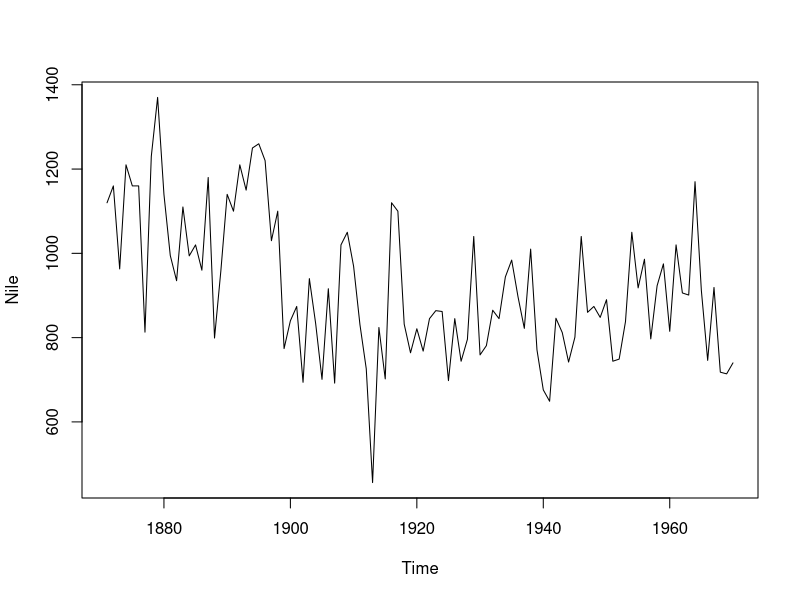
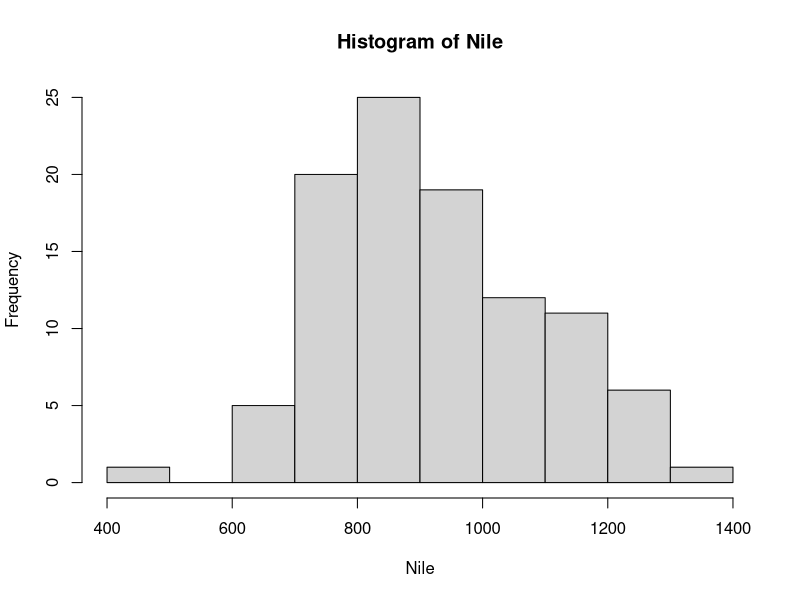
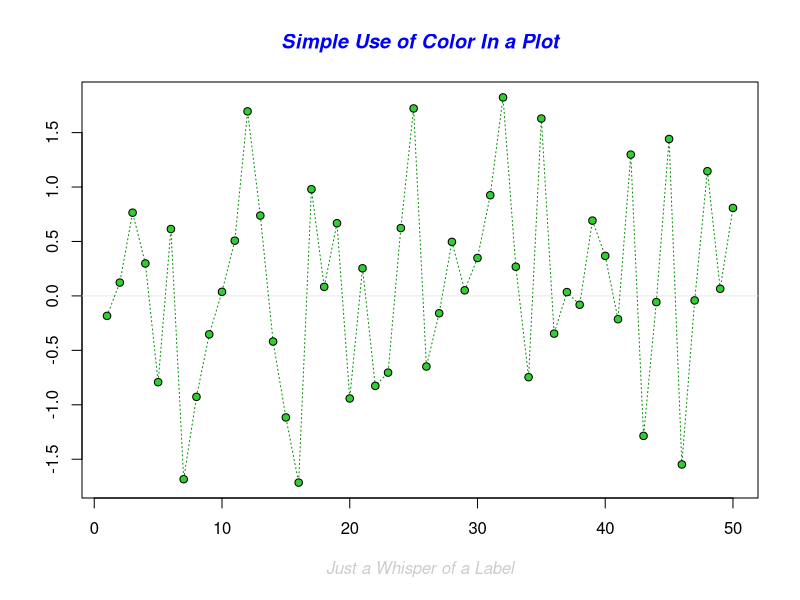
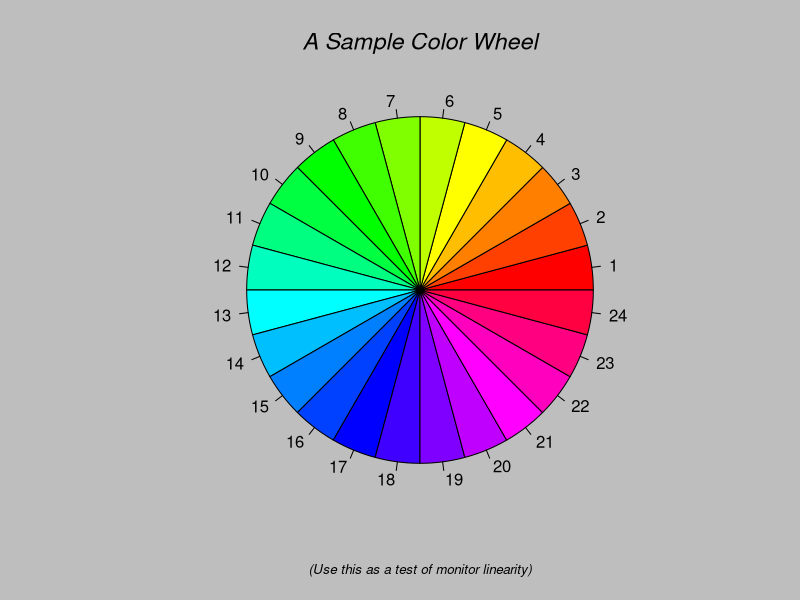
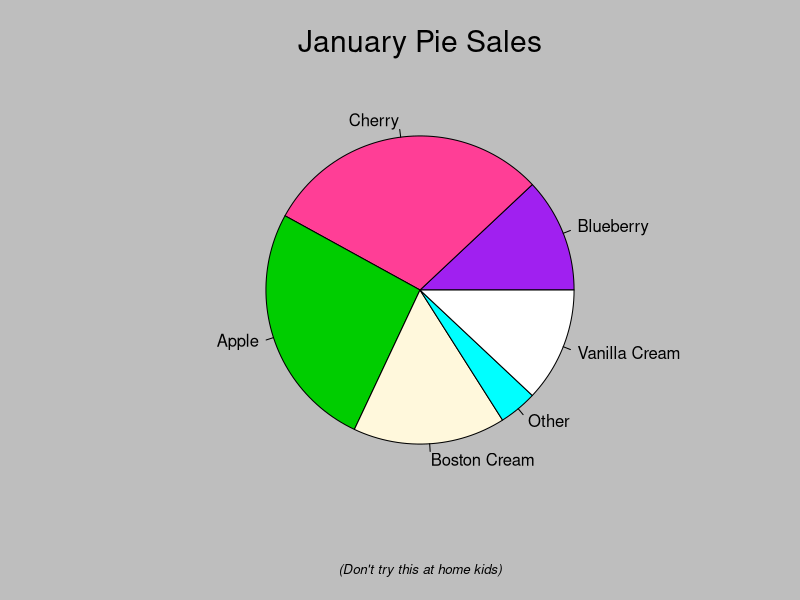
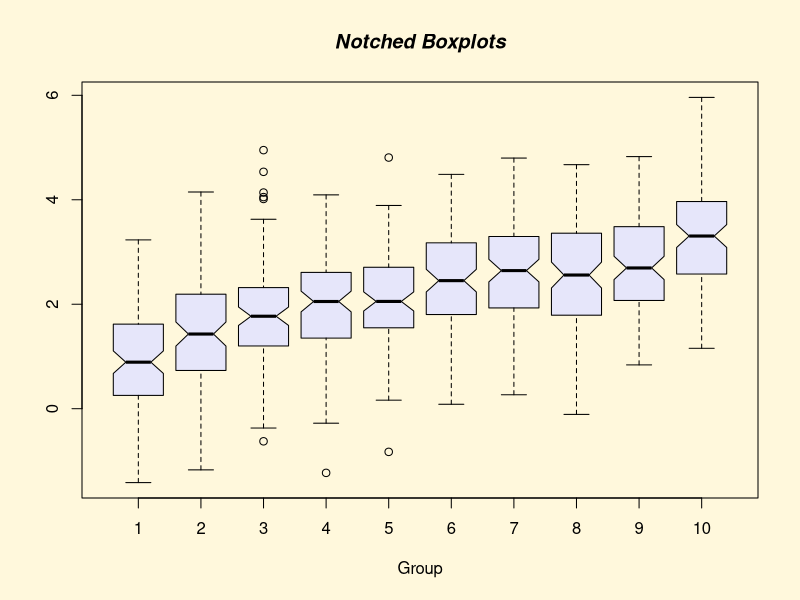
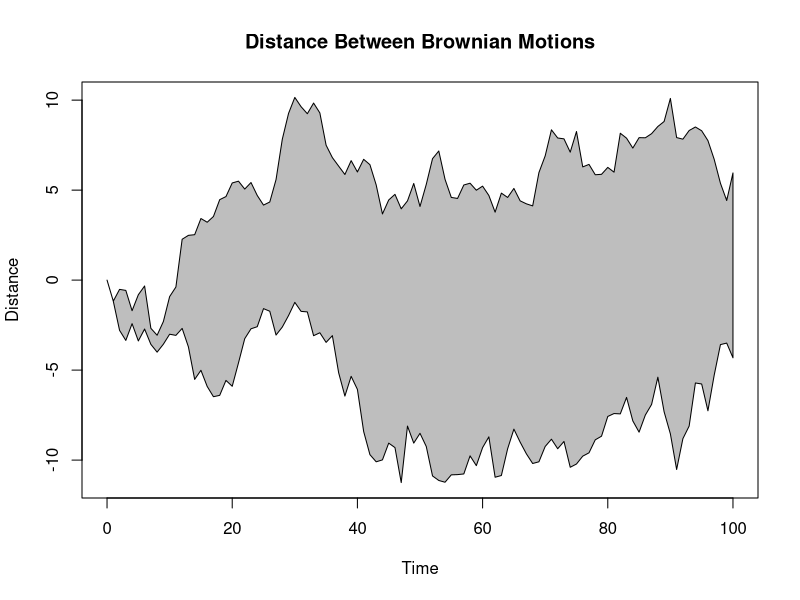
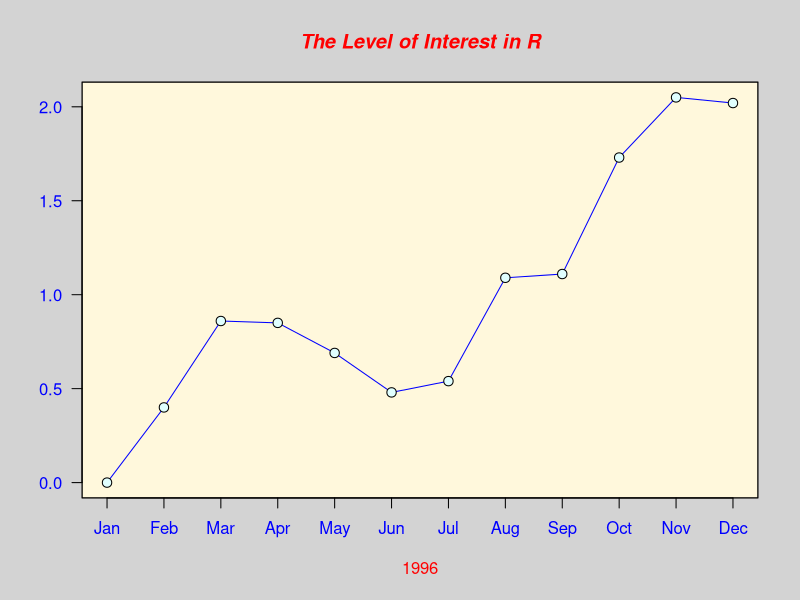

Generate these figures, in order, with R:
## Code for lecture 1

# Some simple commands - add 2 and 2
2 + 2

# Create 7 random numbers between 0 and 1
runif(7)

# Use of concatenate
x <- c(1, 2, 4)

# Display the content of x
x

# Show that both <- and = are valid to assign a value to a name
z <- 2 + 2
z = 2 + 2

# Access parts of x with square brackets
x[3]
x[2:3]

# Find the sum of x and store it
sum(x)

y <- sum(x)
y

# Add multiple functions together
z <- log(sum(x))
z

# Look at some data sets
data()

Nile
help(Nile)
mean(Nile)
plot(Nile)
hist(Nile)

# Get help
help(sum)
help(mean)
help.search('standard deviation')
?mean
??"standard deviation"

# More useful help-like functions
example(mean)
demo(graphics)

demo()

# Oddcount function
oddcount <- function(x) {
  # Set k to be 0
  k <- 0 
  for(n in x) {
    # %% finds remainder on division
    if(n %% 2 == 1) k <- k + 1 
    }
  return(k)
  }

oddcount(c(1,3,5))
oddcount(c(1,2,3,7,9))

